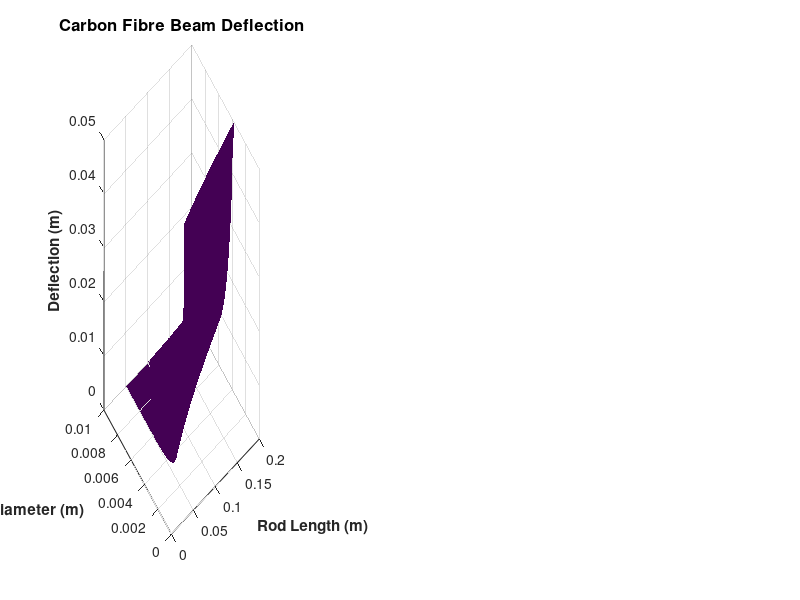

This chart was generated by the following MATLAB code: (Note: this script raises an error after producing the figure.)
%{
Trade Study: Aerodynamic Forces & Moments
Critical Component of Study: Rotor Arms
%}
%% Trade Study - Simulation

clc;
clear;
close all;


% Define Rod Parameters
rod_length = 0.15; % m
rod_diameter = 0.005; % m
A = @(rod_diameter) pi .* (rod_diameter ./ 2).^2; % circular cross section
I = @(d) (pi .* d.^4) ./ 64;  % circular cross section
V = @(rod_diameter, rod_length) pi .* ((rod_diameter ./ 2).^2) .* rod_length; % cylindrical shape

% Material Densities
% Carbon Fibre (CF)
CF_rho = 1800; % kg/m^3
% Fiber Glass (FG)
FG_rho = 2000; % kg/m^3
% Aluminium (Al)
Al_rho = 2700; % kg/m^3

% Material Young's Moduli
% Carbon Fibre (CF)
CF_E = 227; % GPa
% Fiber Glass (FG)
FG_E = 20; % GPa
% Aluminium (Al)
Al_E = 70; % GPa

% Volume Calculations
CF_volume = V(rod_diameter, rod_length);
FG_volume = V(rod_diameter, rod_length);
Al_volume = V(rod_diameter, rod_length);

% 2nd Moment of Area (I)
CF_I = I(rod_diameter);
FG_I = I(rod_diameter);
Al_I = I(rod_diameter);

% Mass Calculations
CF_mass = CF_rho * CF_volume;
FG_mass = FG_rho * FG_volume;
Al_mass = Al_rho * Al_volume;

% Deflection Calculations 
% (Load at free end, supported beam)
delta = @(F, L, E, I_val) (F .* L.^3) ./ (3 .* E .* I_val);
T = 166.8/4; % N, 166.8 N of thrust on the high end
deflection_CF = delta(T, rod_length, CF_E*1e9, CF_I); % Carbon Fibre Deflection
deflection_FG = delta(T, rod_length, FG_E*1e9, FG_I); % Fiberglass Deflection
deflection_Al = delta(T, rod_length, Al_E*1e9, Al_I); % Aluminium Deflection

% Varying Variables

% Vary Rod Length
L_lib = linspace(0.05, 0.20, 500);

deflection_CF_len = arrayfun(@(d) delta(T, rod_length, CF_E*1e9, I(d)), L_lib);
deflection_FG_len = arrayfun(@(d) delta(T, rod_length, FG_E*1e9, I(d)), L_lib);
deflection_Al_len = arrayfun(@(d) delta(T, rod_length, Al_E*1e9, I(d)), L_lib);

% Vary Rod Diameter
D_lib = linspace(0.001, 0.010, 500);

deflection_CF_diam = arrayfun(@(d) delta(T, rod_length, CF_E*1e9, I(d)), D_lib);
deflection_FG_diam = arrayfun(@(d) delta(T, rod_length, FG_E*1e9, I(d)), D_lib);
deflection_Al_diam = arrayfun(@(d) delta(T, rod_length, Al_E*1e9, I(d)), D_lib);

% Meshgrid of Deflections for Length & Diameter Variations
[X, Y] = meshgrid(L_lib, D_lib);

delta_CF_MG = delta(T, X, CF_E*1e9, I(Y));
delta_FG_MG = delta(T, X, FG_E*1e9, I(Y));
delta_Al_MG = delta(T, X, Al_E*1e9, I(Y));
%% Trade Study - Visualization
figure();

% Carbon Fibre
subplot(1,3,1);

s_CG = surf(X, Y, delta_CF_MG);

shading interp;

xlabel('Rod Length (m)', 'FontWeight', 'bold');
ylabel('Rod Diameter (m)', 'FontWeight', 'bold');
zlabel('Deflection (m)', 'FontWeight', 'bold');
title('Carbon Fibre Beam Deflection', 'FontSize', 12);

zlim([0, 0.05]);
clim([0, 0.05]);

grid on;

% Fiberglass
subplot(1,3,2);

s_FG = surf(X, Y, delta_FG_MG);

shading interp;

xlabel('Rod Length (m)', 'FontWeight', 'bold');
ylabel('Rod Diameter (m)', 'FontWeight', 'bold');
zlabel('Deflection (m)', 'FontWeight', 'bold');
title('Fiberglass Beam Deflection', 'FontSize', 12);

zlim([0, 0.05]);
clim([0, 0.05]);

grid on;

% Aluminium
subplot(1,3,3);

s_Al = surf(X, Y, delta_Al_MG);

shading interp;

xlabel('Rod Length (m)', 'FontWeight', 'bold');
ylabel('Rod Diameter (m)', 'FontWeight', 'bold');
zlabel('Deflection (m)', 'FontWeight', 'bold');
title('Aluminium Beam Deflection', 'FontSize', 12);

zlim([0, 0.05]);
clim([0, 0.05]);

grid on;
